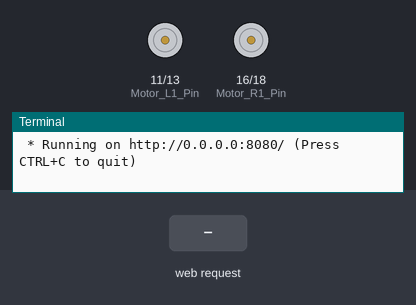
This program was run on a simulated Raspberry Pi (header pin numbers). Parts: motor-driver pin pairs drawn as motors (green arrow = first pin HIGH = forward, orange = second pin HIGH = backward, longer = more drive), the last lines printed to the terminal. The inputs (shaded band) are chosen by the test bench. The clock reads 2024-03-15 10:24:30 at power-on unless the program sets it.

Above: at 1.2 s.
1.3 s: HTTP request for /ajax received with the fields arrow=119
At 2.4 s:
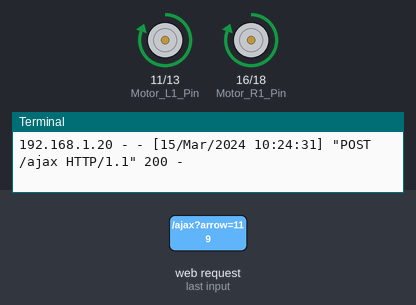
2.8 s: HTTP request for /ajax received with the fields arrow=115
At 3.6 s:
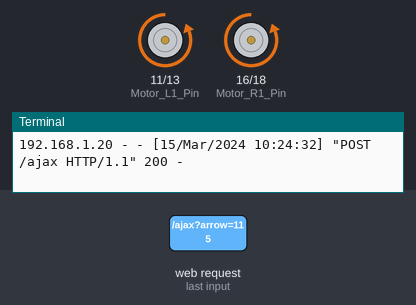
4.3 s: HTTP request for /ajax received with the fields arrow=100
At 4.7 s:
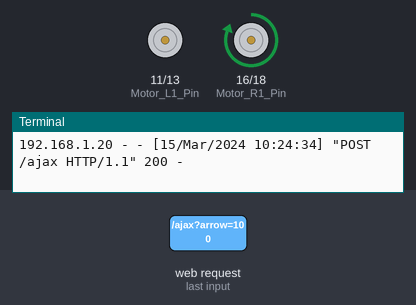
Timing chart, 0 to 7.3 s (numbered marks = the images above; inputs shaded):
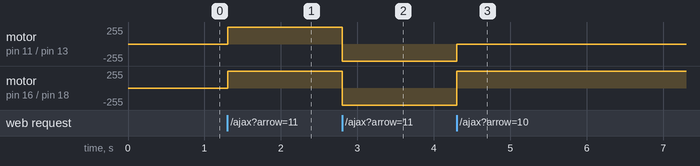

The program:

bottle_control.py
```python
# (licence header left out)
from bottle import *
import RPi.GPIO as GPIO
import time

Motor_R1_Pin = 16
Motor_R2_Pin = 18
Motor_L1_Pin = 11
Motor_L2_Pin = 13

GPIO.setmode(GPIO.BOARD)
GPIO.setup(Motor_R1_Pin, GPIO.OUT, initial=GPIO.LOW)
GPIO.setup(Motor_R2_Pin, GPIO.OUT, initial=GPIO.LOW)
GPIO.setup(Motor_L1_Pin, GPIO.OUT, initial=GPIO.LOW)
GPIO.setup(Motor_L2_Pin, GPIO.OUT, initial=GPIO.LOW)

def stop():
    GPIO.output(Motor_R1_Pin, False)
    GPIO.output(Motor_R2_Pin, False)
    GPIO.output(Motor_L1_Pin, False)
    GPIO.output(Motor_L2_Pin, False)

def forward():
    GPIO.output(Motor_R1_Pin, True)
    GPIO.output(Motor_R2_Pin, False)
    GPIO.output(Motor_L1_Pin, True)
    GPIO.output(Motor_L2_Pin, False)

def backward():
    GPIO.output(Motor_R1_Pin, False)
    GPIO.output(Motor_R2_Pin, True)
    GPIO.output(Motor_L1_Pin, False)
    GPIO.output(Motor_L2_Pin, True)

def turnRight():
    GPIO.output(Motor_R1_Pin, True)
    GPIO.output(Motor_R2_Pin, False)
    GPIO.output(Motor_L1_Pin, False)
    GPIO.output(Motor_L2_Pin, False)

def turnLeft():
    GPIO.output(Motor_R1_Pin, False)
    GPIO.output(Motor_R2_Pin, False)
    GPIO.output(Motor_L1_Pin, True)
    GPIO.output(Motor_L2_Pin, False)

@get('/<filename:re:.*\.js>')
def javascripts(filename):
    return static_file(filename, root='static/js')

@get('/<filename:re:.*\.css>')
def javascripts(filename):
    return static_file(filename, root='static/css')

@route('/')
def index():
    output = template('view')
    return output
@route('/ajax', method='POST')
def ajax():
    arrow = request.forms.get("arrow")

    stop_key = (87, 83, 65, 68)

    if int(arrow) == 119:
        forward()

    if int(arrow) == 115:
        backward()

    if int(arrow) == 100:
        turnRight()

    if int(arrow) == 97:
        turnLeft()

    if int(arrow) in stop_key:
        stop()

try:
    run(host='0.0.0.0', port=8080)

finally:
    stop()
    GPIO.cleanup()
```

Measured:
- after the input at 1.3 s, motor on pin 11 (Motor_L1_Pin) / pin 13 (Motor_L2_Pin), motor on pin 16 (Motor_R1_Pin) / pin 18 (Motor_R2_Pin): stopped → forward 255/255 at once
- after the input at 2.8 s, motor on pin 11 (Motor_L1_Pin) / pin 13 (Motor_L2_Pin), motor on pin 16 (Motor_R1_Pin) / pin 18 (Motor_R2_Pin): forward 255/255 → backward 255/255 at once
- after the input at 4.3 s, motor on pin 11 (Motor_L1_Pin) / pin 13 (Motor_L2_Pin): backward 255/255 → stopped at once; motor on pin 16 (Motor_R1_Pin) / pin 18 (Motor_R2_Pin): backward 255/255 → forward 255/255 at once
